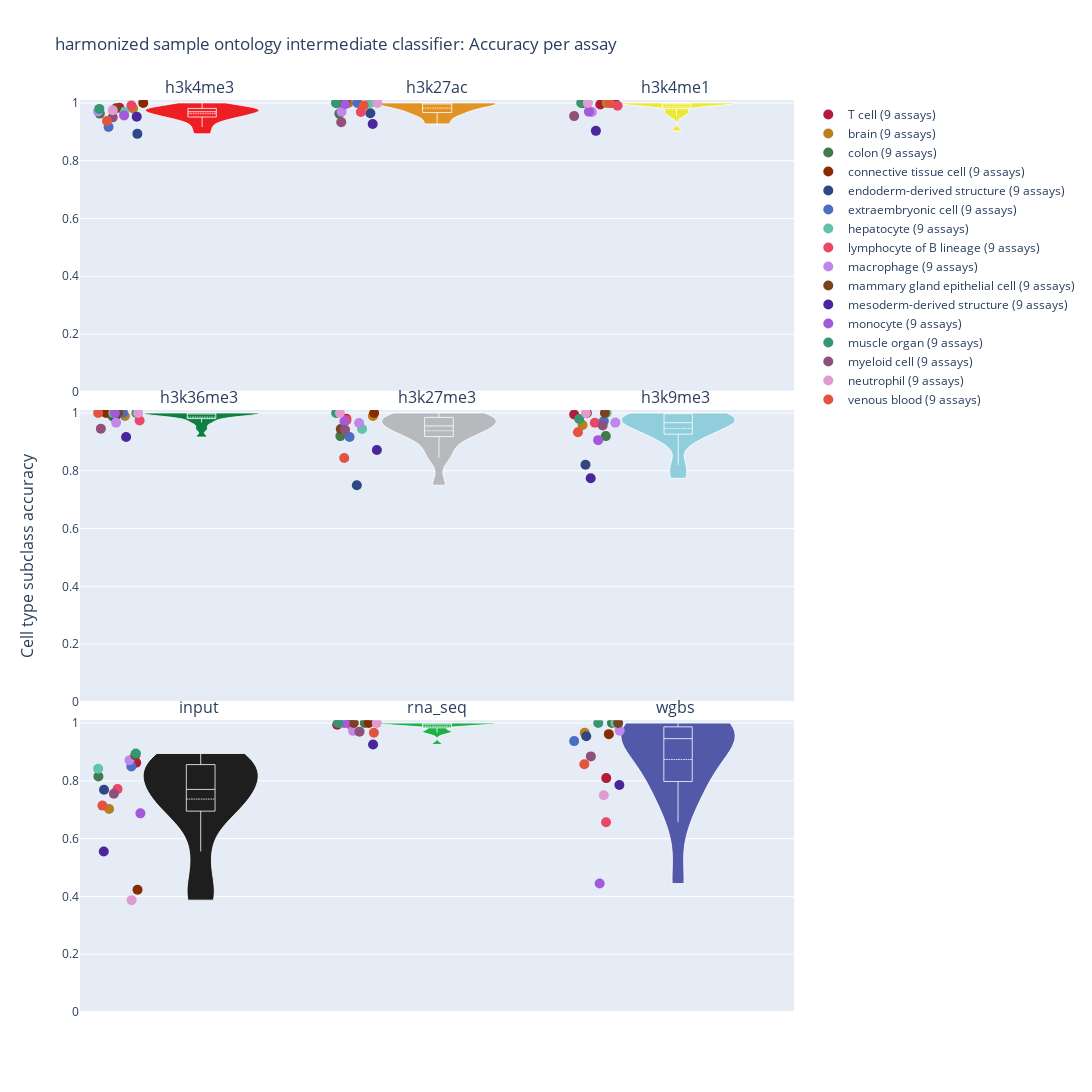

Here is the notebook cell this chart was saved with:
### Code cell
fig_dir = base_fig_dir / "flagship" / "ct_assay_accuracy"
# fig_flagship_ct(ct_full_df, logdir=fig_dir, name="ct_assay_accuracy_violin_10kb")
fig_flagship_ct(ct_full_df)

### Figure 1 — Plotly figure (JSON) as saved in the notebook; plotly's stock layout.template omitted (floating-point values rounded to 4 significant figures)
{"data": [{"box": {"visible": true}, "fillcolor": "rgb(238,30,37)", "line": {"color": "white", "width": 0.8}, "meanline": {"visible": true}, "name": "h3k4me3", "points": false, "showlegend": false, "spanmode": "hard", "type": "violin", "x": [0, 0, 0, 0, 0, 0, 0, 0, 0, 0, 0, 0, 0, 0, 0, 0], "xaxis": "x", "y": [0.9831, 0.9804, 0.963, 1, 0.8929, 0.9167, 0.9683, 0.9906, 0.9706, 0.9815, 0.9524, 0.9568, 0.9792, 0.95, 0.9744, 0.9375], "yaxis": "y"}, {"hovertemplate": "%{text}", "marker": {"color": ["rgb(182,26,57)", "rgb(185,126,30)", "rgb(66,121,77)", "rgb(136,43,0)", "rgb(47,71,132)", "rgb(76,110,194)", "rgb(96,195,170)", "rgb(234,71,100)", "rgb(191,134,235)", "rgb(121,67,30)", "rgb(74,38,157)", "rgb(162,90,219)", "rgb(52,151,113)", "rgb(143,81,121)", "rgb(224,156,210)", "rgb(226,84,64)"], "size": 10}, "mode": "markers", "showlegend": false, "text": ["T cell (0.983, n=237)", "brain (0.980, n=102)", "colon (0.963, n=81)", "connective tissue cell (1.000, n=78)", "endoderm-derived structure (0.893, n=84)", "extraembryonic cell (0.917, n=36)", "hepatocyte (0.968, n=63)", "lymphocyte of B lineage (0.991, n=213)", "macrophage (0.971, n=102)", "mammary gland epithelial cell (0.981, n=54)", "mesoderm-derived structure (0.952, n=105)", "monocyte (0.957, n=162)", "muscle organ (0.979, n=48)", "myeloid cell (0.950, n=180)", "neutrophil (0.974, n=117)", "venous blood (0.938, n=48)"], "type": "scatter", "x": [-0.3568, -0.2977, -0.4413, -0.2541, -0.2795, -0.4037, -0.3373, -0.3049, -0.4486, -0.3717, -0.2821, -0.3367, -0.4436, -0.3856, -0.3853, -0.4104], "xaxis": "x", "y": [0.9831, 0.9804, 0.963, 1, 0.8929, 0.9167, 0.9683, 0.9906, 0.9706, 0.9815, 0.9524, 0.9568, 0.9792, 0.95, 0.9744, 0.9375], "yaxis": "y"}, {"box": {"visible": true}, "fillcolor": "rgb(225,148,37)", "line": {"color": "white", "width": 0.8}, "meanline": {"visible": true}, "name": "h3k27ac", "points": false, "showlegend": false, "spanmode": "hard", "type": "violin", "x": [1, 1, 1, 1, 1, 1, 1, 1, 1, 1, 1, 1, 1, 1, 1, 1], "xaxis": "x2", "y": [0.9984, 1, 0.963, 1, 0.9643, 1, 1, 0.9688, 0.9697, 1, 0.9271, 0.9955, 1, 0.9333, 1, 0.9913], "yaxis": "y2"}, {"hovertemplate": "%{text}", "marker": {"color": ["rgb(182,26,57)", "rgb(185,126,30)", "rgb(66,121,77)", "rgb(136,43,0)", "rgb(47,71,132)", "rgb(76,110,194)", "rgb(96,195,170)", "rgb(234,71,100)", "rgb(191,134,235)", "rgb(121,67,30)", "rgb(74,38,157)", "rgb(162,90,219)", "rgb(52,151,113)", "rgb(143,81,121)", "rgb(224,156,210)", "rgb(226,84,64)"], "size": 10}, "mode": "markers", "showlegend": false, "text": ["T cell (0.998, n=615)", "brain (1.000, n=933)", "colon (0.963, n=81)", "connective tissue cell (1.000, n=66)", "endoderm-derived structure (0.964, n=84)", "extraembryonic cell (1.000, n=60)", "hepatocyte (1.000, n=63)", "lymphocyte of B lineage (0.969, n=192)", "macrophage (0.970, n=99)", "mammary gland epithelial cell (1.000, n=51)", "mesoderm-derived structure (0.927, n=96)", "monocyte (0.995, n=663)", "muscle organ (1.000, n=45)", "myeloid cell (0.933, n=180)", "neutrophil (1.000, n=546)", "venous blood (0.991, n=345)"], "type": "scatter", "x": [0.5977, 0.6258, 0.5886, 0.5762, 0.7189, 0.6645, 0.7167, 0.6792, 0.598, 0.6155, 0.7287, 0.6128, 0.5751, 0.5965, 0.7482, 0.6913], "xaxis": "x2", "y": [0.9984, 1, 0.963, 1, 0.9643, 1, 1, 0.9688, 0.9697, 1, 0.9271, 0.9955, 1, 0.9333, 1, 0.9913], "yaxis": "y2"}, {"box": {"visible": true}, "fillcolor": "rgb(236,232,56)", "line": {"color": "white", "width": 0.8}, "meanline": {"visible": true}, "name": "h3k4me1", "points": false, "showlegend": false, "spanmode": "hard", "type": "violin", "x": [2, 2, 2, 2, 2, 2, 2, 2, 2, 2, 2, 2, 2, 2, 2, 2], "xaxis": "x3", "y": [0.9943, 1, 1, 1, 1, 1, 1, 0.9899, 0.9688, 1, 0.9032, 0.9697, 1, 0.9542, 1, 1], "yaxis": "y3"}, {"hovertemplate": "%{text}", "marker": {"color": ["rgb(182,26,57)", "rgb(185,126,30)", "rgb(66,121,77)", "rgb(136,43,0)", "rgb(47,71,132)", "rgb(76,110,194)", "rgb(96,195,170)", "rgb(234,71,100)", "rgb(191,134,235)", "rgb(121,67,30)", "rgb(74,38,157)", "rgb(162,90,219)", "rgb(52,151,113)", "rgb(143,81,121)", "rgb(224,156,210)", "rgb(226,84,64)"], "size": 10}, "mode": "markers", "showlegend": false, "text": ["T cell (0.994, n=522)", "brain (1.000, n=96)", "colon (1.000, n=78)", "connective tissue cell (1.000, n=72)", "endoderm-derived structure (1.000, n=78)", "extraembryonic cell (1.000, n=30)", "hepatocyte (1.000, n=51)", "lymphocyte of B lineage (0.990, n=198)", "macrophage (0.969, n=96)", "mammary gland epithelial cell (1.000, n=54)", "mesoderm-derived structure (0.903, n=93)", "monocyte (0.970, n=165)", "muscle organ (1.000, n=42)", "myeloid cell (0.954, n=153)", "neutrophil (1.000, n=540)", "venous blood (1.000, n=51)"], "type": "scatter", "x": [1.676, 1.703, 1.721, 1.601, 1.736, 1.621, 1.617, 1.749, 1.64, 1.597, 1.657, 1.627, 1.594, 1.564, 1.622, 1.716], "xaxis": "x3", "y": [0.9943, 1, 1, 1, 1, 1, 1, 0.9899, 0.9688, 1, 0.9032, 0.9697, 1, 0.9542, 1, 1], "yaxis": "y3"}, {"box": {"visible": true}, "fillcolor": "rgb(13,127,66)", "line": {"color": "white", "width": 0.8}, "meanline": {"visible": true}, "name": "h3k36me3", "points": false, "showlegend": false, "spanmode": "hard", "type": "violin", "x": [3, 3, 3, 3, 3, 3, 3, 3, 3, 3, 3, 3, 3, 3, 3, 3], "xaxis": "x4", "y": [1, 0.9896, 0.9877, 1, 0.9872, 1, 1, 0.974, 0.9667, 1, 0.9167, 1, 1, 0.9455, 1, 1], "yaxis": "y4"}, {"hovertemplate": "%{text}", "marker": {"color": ["rgb(182,26,57)", "rgb(185,126,30)", "rgb(66,121,77)", "rgb(136,43,0)", "rgb(47,71,132)", "rgb(76,110,194)", "rgb(96,195,170)", "rgb(234,71,100)", "rgb(191,134,235)", "rgb(121,67,30)", "rgb(74,38,157)", "rgb(162,90,219)", "rgb(52,151,113)", "rgb(143,81,121)", "rgb(224,156,210)", "rgb(226,84,64)"], "size": 10}, "mode": "markers", "showlegend": false, "text": ["T cell (1.000, n=204)", "brain (0.990, n=96)", "colon (0.988, n=81)", "connective tissue cell (1.000, n=72)", "endoderm-derived structure (0.987, n=78)", "extraembryonic cell (1.000, n=36)", "hepatocyte (1.000, n=48)", "lymphocyte of B lineage (0.974, n=192)", "macrophage (0.967, n=90)", "mammary gland epithelial cell (1.000, n=54)", "mesoderm-derived structure (0.917, n=96)", "monocyte (1.000, n=78)", "muscle organ (1.000, n=45)", "myeloid cell (0.945, n=165)", "neutrophil (1.000, n=81)", "venous blood (1.000, n=45)"], "type": "scatter", "x": [2.662, 2.671, 2.618, 2.59, 2.63, 2.663, 2.621, 2.734, 2.633, 2.642, 2.676, 2.628, 2.72, 2.568, 2.728, 2.556], "xaxis": "x4", "y": [1, 0.9896, 0.9877, 1, 0.9872, 1, 1, 0.974, 0.9667, 1, 0.9167, 1, 1, 0.9455, 1, 1], "yaxis": "y4"}, {"box": {"visible": true}, "fillcolor": "rgb(184,185,189)", "line": {"color": "white", "width": 0.8}, "meanline": {"visible": true}, "name": "h3k27me3", "points": false, "showlegend": false, "spanmode": "hard", "type": "violin", "x": [4, 4, 4, 4, 4, 4, 4, 4, 4, 4, 4, 4, 4, 4, 4, 4], "xaxis": "x5", "y": [0.9798, 0.9896, 0.92, 1, 0.75, 0.9167, 0.9444, 0.9753, 0.9655, 0.9444, 0.8718, 0.9704, 1, 0.9423, 1, 0.8444], "yaxis": "y5"}, {"hovertemplate": "%{text}", "marker": {"color": ["rgb(182,26,57)", "rgb(185,126,30)", "rgb(66,121,77)", "rgb(136,43,0)", "rgb(47,71,132)", "rgb(76,110,194)", "rgb(96,195,170)", "rgb(234,71,100)", "rgb(191,134,235)", "rgb(121,67,30)", "rgb(74,38,157)", "rgb(162,90,219)", "rgb(52,151,113)", "rgb(143,81,121)", "rgb(224,156,210)", "rgb(226,84,64)"], "size": 10}, "mode": "markers", "showlegend": false, "text": ["T cell (0.980, n=198)", "brain (0.990, n=96)", "colon (0.920, n=75)", "connective tissue cell (1.000, n=72)", "endoderm-derived structure (0.750, n=72)", "extraembryonic cell (0.917, n=36)", "hepatocyte (0.944, n=54)", "lymphocyte of B lineage (0.975, n=162)", "macrophage (0.966, n=87)", "mammary gland epithelial cell (0.944, n=54)", "mesoderm-derived structure (0.872, n=78)", "monocyte (0.970, n=135)", "muscle organ (1.000, n=48)", "myeloid cell (0.942, n=156)", "neutrophil (1.000, n=108)", "venous blood (0.844, n=45)"], "type": "scatter", "x": [3.604, 3.718, 3.579, 3.723, 3.649, 3.618, 3.672, 3.605, 3.659, 3.581, 3.735, 3.596, 3.561, 3.599, 3.577, 3.595], "xaxis": "x5", "y": [0.9798, 0.9896, 0.92, 1, 0.75, 0.9167, 0.9444, 0.9753, 0.9655, 0.9444, 0.8718, 0.9704, 1, 0.9423, 1, 0.8444], "yaxis": "y5"}, {"box": {"visible": true}, "fillcolor": "rgb(144,206,219)", "line": {"color": "white", "width": 0.8}, "meanline": {"visible": true}, "name": "h3k9me3", "points": false, "showlegend": false, "spanmode": "hard", "type": "violin", "x": [5, 5, 5, 5, 5, 5, 5, 5, 5, 5, 5, 5, 5, 5, 5, 5], "xaxis": "x6", "y": [0.9949, 0.9583, 0.92, 1, 0.8205, 0.9722, 1, 0.9661, 0.9667, 1, 0.7738, 0.906, 0.9792, 0.9565, 1, 0.9333], "yaxis": "y6"}, {"hovertemplate": "%{text}", "marker": {"color": ["rgb(182,26,57)", "rgb(185,126,30)", "rgb(66,121,77)", "rgb(136,43,0)", "rgb(47,71,132)", "rgb(76,110,194)", "rgb(96,195,170)", "rgb(234,71,100)", "rgb(191,134,235)", "rgb(121,67,30)", "rgb(74,38,157)", "rgb(162,90,219)", "rgb(52,151,113)", "rgb(143,81,121)", "rgb(224,156,210)", "rgb(226,84,64)"], "size": 10}, "mode": "markers", "showlegend": false, "text": ["T cell (0.995, n=195)", "brain (0.958, n=96)", "colon (0.920, n=75)", "connective tissue cell (1.000, n=69)", "endoderm-derived structure (0.821, n=78)", "extraembryonic cell (0.972, n=36)", "hepatocyte (1.000, n=42)", "lymphocyte of B lineage (0.966, n=177)", "macrophage (0.967, n=90)", "mammary gland epithelial cell (1.000, n=48)", "mesoderm-derived structure (0.774, n=84)", "monocyte (0.906, n=117)", "muscle organ (0.979, n=48)", "myeloid cell (0.957, n=138)", "neutrophil (1.000, n=81)", "venous blood (0.933, n=45)"], "type": "scatter", "x": [4.551, 4.587, 4.687, 4.605, 4.599, 4.679, 4.691, 4.64, 4.728, 4.683, 4.622, 4.654, 4.572, 4.674, 4.602, 4.567], "xaxis": "x6", "y": [0.9949, 0.9583, 0.92, 1, 0.8205, 0.9722, 1, 0.9661, 0.9667, 1, 0.7738, 0.906, 0.9792, 0.9565, 1, 0.9333], "yaxis": "y6"}, {"box": {"visible": true}, "fillcolor": "rgb(30,30,30)", "line": {"color": "white", "width": 0.8}, "meanline": {"visible": true}, "name": "input", "points": false, "showlegend": false, "spanmode": "hard", "type": "violin", "x": [6, 6, 6, 6, 6, 6, 6, 6, 6, 6, 6, 6, 6, 6, 6, 6], "xaxis": "x7", "y": [0.8625, 0.7027, 0.8148, 0.4231, 0.7692, 0.85, 0.8421, 0.7714, 0.871, 0.8889, 0.5556, 0.6875, 0.8947, 0.7551, 0.3871, 0.7143], "yaxis": "y7"}, {"hovertemplate": "%{text}", "marker": {"color": ["rgb(182,26,57)", "rgb(185,126,30)", "rgb(66,121,77)", "rgb(136,43,0)", "rgb(47,71,132)", "rgb(76,110,194)", "rgb(96,195,170)", "rgb(234,71,100)", "rgb(191,134,235)", "rgb(121,67,30)", "rgb(74,38,157)", "rgb(162,90,219)", "rgb(52,151,113)", "rgb(143,81,121)", "rgb(224,156,210)", "rgb(226,84,64)"], "size": 10}, "mode": "markers", "showlegend": false, "text": ["T cell (0.863, n=80)", "brain (0.703, n=37)", "colon (0.815, n=27)", "connective tissue cell (0.423, n=26)", "endoderm-derived structure (0.769, n=26)", "extraembryonic cell (0.850, n=20)", "hepatocyte (0.842, n=19)", "lymphocyte of B lineage (0.771, n=70)", "macrophage (0.871, n=31)", "mammary gland epithelial cell (0.889, n=18)", "mesoderm-derived structure (0.556, n=36)", "monocyte (0.688, n=32)", "muscle organ (0.895, n=19)", "myeloid cell (0.755, n=49)", "neutrophil (0.387, n=31)", "venous blood (0.714, n=28)"], "type": "scatter", "x": [5.725, 5.61, 5.564, 5.731, 5.588, 5.705, 5.563, 5.646, 5.696, 5.721, 5.587, 5.743, 5.724, 5.63, 5.706, 5.581], "xaxis": "x7", "y": [0.8625, 0.7027, 0.8148, 0.4231, 0.7692, 0.85, 0.8421, 0.7714, 0.871, 0.8889, 0.5556, 0.6875, 0.8947, 0.7551, 0.3871, 0.7143], "yaxis": "y7"}, {"box": {"visible": true}, "fillcolor": "rgb(30,176,75)", "line": {"color": "white", "width": 0.8}, "meanline": {"visible": true}, "name": "rna_seq", "points": false, "showlegend": false, "spanmode": "hard", "type": "violin", "x": [7, 7, 7, 7, 7, 7, 7, 7, 7, 7, 7, 7, 7, 7, 7, 7], "xaxis": "x8", "y": [0.994, 1, 1, 1, 1, 1, 1, 0.9949, 0.973, 1, 0.9259, 1, 1, 0.9703, 1, 0.9667], "yaxis": "y8"}, {"hovertemplate": "%{text}", "marker": {"color": ["rgb(182,26,57)", "rgb(185,126,30)", "rgb(66,121,77)", "rgb(136,43,0)", "rgb(47,71,132)", "rgb(76,110,194)", "rgb(96,195,170)", "rgb(234,71,100)", "rgb(191,134,235)", "rgb(121,67,30)", "rgb(74,38,157)", "rgb(162,90,219)", "rgb(52,151,113)", "rgb(143,81,121)", "rgb(224,156,210)", "rgb(226,84,64)"], "size": 10}, "mode": "markers", "showlegend": false, "text": ["T cell (0.994, n=671)", "brain (1.000, n=55)", "colon (1.000, n=45)", "connective tissue cell (1.000, n=38)", "endoderm-derived structure (1.000, n=40)", "extraembryonic cell (1.000, n=32)", "hepatocyte (1.000, n=54)", "lymphocyte of B lineage (0.995, n=196)", "macrophage (0.973, n=74)", "mammary gland epithelial cell (1.000, n=28)", "mesoderm-derived structure (0.926, n=54)", "monocyte (1.000, n=596)", "muscle organ (1.000, n=62)", "myeloid cell (0.970, n=101)", "neutrophil (1.000, n=446)", "venous blood (0.967, n=30)"], "type": "scatter", "x": [6.581, 6.633, 6.697, 6.713, 6.636, 6.636, 6.602, 6.636, 6.648, 6.65, 6.731, 6.613, 6.584, 6.674, 6.747, 6.735], "xaxis": "x8", "y": [0.994, 1, 1, 1, 1, 1, 1, 0.9949, 0.973, 1, 0.9259, 1, 1, 0.9703, 1, 0.9667], "yaxis": "y8"}, {"box": {"visible": true}, "fillcolor": "rgb(81,89,168)", "line": {"color": "white", "width": 0.8}, "meanline": {"visible": true}, "name": "wgbs", "points": false, "showlegend": false, "spanmode": "hard", "type": "violin", "x": [8, 8, 8, 8, 8, 8, 8, 8, 8, 8, 8, 8, 8, 8, 8, 8], "xaxis": "x9", "y": [0.8095, 0.9667, 1, 0.9615, 0.9545, 0.9375, 1, 0.6569, 0.9737, 1, 0.7857, 0.4444, 1, 0.8846, 0.75, 0.8571], "yaxis": "y9"}, {"hovertemplate": "%{text}", "marker": {"color": ["rgb(182,26,57)", "rgb(185,126,30)", "rgb(66,121,77)", "rgb(136,43,0)", "rgb(47,71,132)", "rgb(76,110,194)", "rgb(96,195,170)", "rgb(234,71,100)", "rgb(191,134,235)", "rgb(121,67,30)", "rgb(74,38,157)", "rgb(162,90,219)", "rgb(52,151,113)", "rgb(143,81,121)", "rgb(224,156,210)", "rgb(226,84,64)"], "size": 10}, "mode": "markers", "showlegend": false, "text": ["T cell (0.810, n=126)", "brain (0.967, n=60)", "colon (1.000, n=44)", "connective tissue cell (0.962, n=52)", "endoderm-derived structure (0.955, n=44)", "extraembryonic cell (0.938, n=32)", "hepatocyte (1.000, n=40)", "lymphocyte of B lineage (0.657, n=102)", "macrophage (0.974, n=38)", "mammary gland epithelial cell (1.000, n=26)", "mesoderm-derived structure (0.786, n=28)", "monocyte (0.444, n=54)", "muscle organ (1.000, n=30)", "myeloid cell (0.885, n=52)", "neutrophil (0.750, n=48)", "venous blood (0.857, n=28)"], "type": "scatter", "x": [7.69, 7.598, 7.715, 7.702, 7.604, 7.552, 7.73, 7.69, 7.748, 7.742, 7.747, 7.662, 7.656, 7.624, 7.68, 7.596], "xaxis": "x9", "y": [0.8095, 0.9667, 1, 0.9615, 0.9545, 0.9375, 1, 0.6569, 0.9737, 1, 0.7857, 0.4444, 1, 0.8846, 0.75, 0.8571], "yaxis": "y9"}, {"marker": {"color": "rgb(182,26,57)", "size": 10}, "mode": "markers", "name": "T cell (9 assays)", "showlegend": true, "type": "scatter", "x": [null], "y": [null]}, {"marker": {"color": "rgb(185,126,30)", "size": 10}, "mode": "markers", "name": "brain (9 assays)", "showlegend": true, "type": "scatter", "x": [null], "y": [null]}, {"marker": {"color": "rgb(66,121,77)", "size": 10}, "mode": "markers", "name": "colon (9 assays)", "showlegend": true, "type": "scatter", "x": [null], "y": [null]}, {"marker": {"color": "rgb(136,43,0)", "size": 10}, "mode": "markers", "name": "connective tissue cell (9 assays)", "showlegend": true, "type": "scatter", "x": [null], "y": [null]}, {"marker": {"color": "rgb(47,71,132)", "size": 10}, "mode": "markers", "name": "endoderm-derived structure (9 assays)", "showlegend": true, "type": "scatter", "x": [null], "y": [null]}, {"marker": {"color": "rgb(76,110,194)", "size": 10}, "mode": "markers", "name": "extraembryonic cell (9 assays)", "showlegend": true, "type": "scatter", "x": [null], "y": [null]}, {"marker": {"color": "rgb(96,195,170)", "size": 10}, "mode": "markers", "name": "hepatocyte (9 assays)", "showlegend": true, "type": "scatter", "x": [null], "y": [null]}, {"marker": {"color": "rgb(234,71,100)", "size": 10}, "mode": "markers", "name": "lymphocyte of B lineage (9 assays)", "showlegend": true, "type": "scatter", "x": [null], "y": [null]}, {"marker": {"color": "rgb(191,134,235)", "size": 10}, "mode": "markers", "name": "macrophage (9 assays)", "showlegend": true, "type": "scatter", "x": [null], "y": [null]}, {"marker": {"color": "rgb(121,67,30)", "size": 10}, "mode": "markers", "name": "mammary gland epithelial cell (9 assays)", "showlegend": true, "type": "scatter", "x": [null], "y": [null]}, {"marker": {"color": "rgb(74,38,157)", "size": 10}, "mode": "markers", "name": "mesoderm-derived structure (9 assays)", "showlegend": true, "type": "scatter", "x": [null], "y": [null]}, {"marker": {"color": "rgb(162,90,219)", "size": 10}, "mode": "markers", "name": "monocyte (9 assays)", "showlegend": true, "type": "scatter", "x": [null], "y": [null]}, {"marker": {"color": "rgb(52,151,113)", "size": 10}, "mode": "markers", "name": "muscle organ (9 assays)", "showlegend": true, "type": "scatter", "x": [null], "y": [null]}, {"marker": {"color": "rgb(143,81,121)", "size": 10}, "mode": "markers", "name": "myeloid cell (9 assays)", "showlegend": true, "type": "scatter", "x": [null], "y": [null]}, {"marker": {"color": "rgb(224,156,210)", "size": 10}, "mode": "markers", "name": "neutrophil (9 assays)", "showlegend": true, "type": "scatter", "x": [null], "y": [null]}, {"marker": {"color": "rgb(226,84,64)", "size": 10}, "mode": "markers", "name": "venous blood (9 assays)", "showlegend": true, "type": "scatter", "x": [null], "y": [null]}], "layout": {"annotations": [{"font": {"size": 16}, "showarrow": false, "text": "h3k4me3", "x": 0.1667, "xanchor": "center", "xref": "paper", "y": 1, "yanchor": "bottom", "yref": "paper"}, {"font": {"size": 16}, "showarrow": false, "text": "h3k27ac", "x": 0.5, "xanchor": "center", "xref": "paper", "y": 1, "yanchor": "bottom", "yref": "paper"}, {"font": {"size": 16}, "showarrow": false, "text": "h3k4me1", "x": 0.8333, "xanchor": "center", "xref": "paper", "y": 1, "yanchor": "bottom", "yref": "paper"}, {"font": {"size": 16}, "showarrow": false, "text": "h3k36me3", "x": 0.1667, "xanchor": "center", "xref": "paper", "y": 0.66, "yanchor": "bottom", "yref": "paper"}, {"font": {"size": 16}, "showarrow": false, "text": "h3k27me3", "x": 0.5, "xanchor": "center", "xref": "paper", "y": 0.66, "yanchor": "bottom", "yref": "paper"}, {"font": {"size": 16}, "showarrow": false, "text": "h3k9me3", "x": 0.8333, "xanchor": "center", "xref": "paper", "y": 0.66, "yanchor": "bottom", "yref": "paper"}, {"font": {"size": 16}, "showarrow": false, "text": "input", "x": 0.1667, "xanchor": "center", "xref": "paper", "y": 0.32, "yanchor": "bottom", "yref": "paper"}, {"font": {"size": 16}, "showarrow": false, "text": "rna_seq", "x": 0.5, "xanchor": "center", "xref": "paper", "y": 0.32, "yanchor": "bottom", "yref": "paper"}, {"font": {"size": 16}, "showarrow": false, "text": "wgbs", "x": 0.8333, "xanchor": "center", "xref": "paper", "y": 0.32, "yanchor": "bottom", "yref": "paper"}, {"font": {"size": 16}, "showarrow": false, "text": "Cell type subclass accuracy", "textangle": -90, "x": 0, "xanchor": "right", "xref": "paper", "xshift": -40, "y": 0.5, "yanchor": "middle", "yref": "paper"}], "height": 1500, "title": {"text": "harmonized sample ontology intermediate classifier: Accuracy per assay"}, "width": 1500, "xaxis": {"anchor": "y", "domain": [0, 0.3333], "showticklabels": false}, "xaxis2": {"anchor": "y2", "domain": [0.3333, 0.6667], "showticklabels": false}, "xaxis3": {"anchor": "y3", "domain": [0.6667, 1], "showticklabels": false}, "xaxis4": {"anchor": "y4", "domain": [0, 0.3333], "showticklabels": false}, "xaxis5": {"anchor": "y5", "domain": [0.3333, 0.6667], "showticklabels": false}, "xaxis6": {"anchor": "y6", "domain": [0.6667, 1], "showticklabels": false}, "xaxis7": {"anchor": "y7", "domain": [0, 0.3333], "showticklabels": false}, "xaxis8": {"anchor": "y8", "domain": [0.3333, 0.6667], "showticklabels": false}, "xaxis9": {"anchor": "y9", "domain": [0.6667, 1], "showticklabels": false}, "yaxis": {"anchor": "x", "domain": [0.68, 1], "matches": "y7", "range": [0, 1.01]}, "yaxis2": {"anchor": "x2", "domain": [0.68, 1], "matches": "y7", "range": [0, 1.01], "showticklabels": false}, "yaxis3": {"anchor": "x3", "domain": [0.68, 1], "matches": "y7", "range": [0, 1.01], "showticklabels": false}, "yaxis4": {"anchor": "x4", "domain": [0.34, 0.66], "matches": "y7", "range": [0, 1.01]}, "yaxis5": {"anchor": "x5", "domain": [0.34, 0.66], "matches": "y7", "range": [0, 1.01], "showticklabels": false}, "yaxis6": {"anchor": "x6", "domain": [0.34, 0.66], "matches": "y7", "range": [0, 1.01], "showticklabels": false}, "yaxis7": {"anchor": "x7", "domain": [0, 0.32], "range": [0, 1.01]}, "yaxis8": {"anchor": "x8", "domain": [0, 0.32], "matches": "y7", "range": [0, 1.01], "showticklabels": false}, "yaxis9": {"anchor": "x9", "domain": [0, 0.32], "matches": "y7", "range": [0, 1.01], "showticklabels": false}}}
